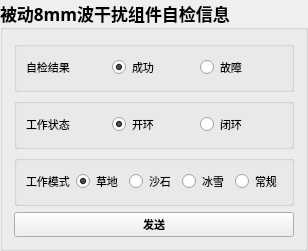
       <widget class="QGroupBox" name="groupBox_29">
        <property name="enabled">
         <bool>true</bool>
        </property>
        <property name="sizePolicy">
         <sizepolicy hsizetype="Preferred" vsizetype="Preferred">
          <horstretch>0</horstretch>
          <verstretch>0</verstretch>
         </sizepolicy>
        </property>
        <property name="minimumSize">
         <size>
          <width>0</width>
          <height>0</height>
         </size>
        </property>
        <property name="maximumSize">
         <size>
          <width>16777215</width>
          <height>16777215</height>
         </size>
        </property>
        <property name="font">
         <font>
          <family>微软雅黑</family>
          <pointsize>13</pointsize>
          <weight>75</weight>
          <bold>true</bold>
         </font>
        </property>
        <property name="mouseTracking">
         <bool>false</bool>
        </property>
        <property name="title">
         <string>被动8mm波干扰组件自检信息</string>
        </property>
        <property name="flat">
         <bool>false</bool>
        </property>
        <property name="checkable">
         <bool>false</bool>
        </property>
        <layout class="QGridLayout" name="gridLayout_10">
         <item row="0" column="0">
          <widget class="QGroupBox" name="groupBox_19">
           <property name="minimumSize">
            <size>
             <width>0</width>
             <height>0</height>
            </size>
           </property>
           <property name="maximumSize">
            <size>
             <width>16777215</width>
             <height>16777215</height>
            </size>
           </property>
           <property name="title">
            <string />
           </property>
           <layout class="QGridLayout" name="gridLayout_38">
            <item row="0" column="0">
             <layout class="QHBoxLayout" name="horizontalLayout_2">
              <item>
               <widget class="QLabel" name="label_81">
                <property name="maximumSize">
                 <size>
                  <width>80</width>
                  <height>16777215</height>
                 </size>
                </property>
                <property name="font">
                 <font>
                  <pointsize>8</pointsize>
                  <weight>50</weight>
                  <bold>false</bold>
                 </font>
                </property>
                <property name="text">
                 <string>自检结果</string>
                </property>
               </widget>
              </item>
              <item>
               <widget class="QRadioButton" name="radioButton_23">
                <property name="font">
                 <font>
                  <pointsize>8</pointsize>
                  <weight>50</weight>
                  <bold>false</bold>
                 </font>
                </property>
                <property name="text">
                 <string>成功</string>
                </property>
                <property name="checked">
                 <bool>true</bool>
                </property>
               </widget>
              </item>
              <item>
               <widget class="QRadioButton" name="radioButton_24">
                <property name="font">
                 <font>
                  <pointsize>8</pointsize>
                  <weight>50</weight>
                  <bold>false</bold>
                 </font>
                </property>
                <property name="text">
                 <string>故障</string>
                </property>
               </widget>
              </item>
             </layout>
            </item>
           </layout>
          </widget>
         </item>
         <item row="1" column="0">
          <widget class="QGroupBox" name="groupBox_20">
           <property name="sizePolicy">
            <sizepolicy hsizetype="Preferred" vsizetype="Preferred">
             <horstretch>0</horstretch>
             <verstretch>0</verstretch>
            </sizepolicy>
           </property>
           <property name="minimumSize">
            <size>
             <width>0</width>
             <height>0</height>
            </size>
           </property>
           <property name="maximumSize">
            <size>
             <width>16777215</width>
             <height>16777215</height>
            </size>
           </property>
           <property name="title">
            <string />
           </property>
           <layout class="QGridLayout" name="gridLayout_40">
            <item row="0" column="0">
             <layout class="QHBoxLayout" name="horizontalLayout_10">
              <item>
               <widget class="QLabel" name="label_123">
                <property name="maximumSize">
                 <size>
                  <width>80</width>
                  <height>16777215</height>
                 </size>
                </property>
                <property name="font">
                 <font>
                  <pointsize>8</pointsize>
                  <weight>50</weight>
                  <bold>false</bold>
                 </font>
                </property>
                <property name="text">
                 <string>工作状态</string>
                </property>
               </widget>
              </item>
              <item>
               <widget class="QRadioButton" name="radioButton_25">
                <property name="font">
                 <font>
                  <pointsize>8</pointsize>
                  <weight>50</weight>
                  <bold>false</bold>
                 </font>
                </property>
                <property name="text">
                 <string>开环</string>
                </property>
                <property name="checked">
                 <bool>true</bool>
                </property>
               </widget>
              </item>
              <item>
               <widget class="QRadioButton" name="radioButton_26">
                <property name="font">
                 <font>
                  <pointsize>8</pointsize>
                  <weight>50</weight>
                  <bold>false</bold>
                 </font>
                </property>
                <property name="text">
                 <string>闭环</string>
                </property>
               </widget>
              </item>
             </layout>
            </item>
           </layout>
          </widget>
         </item>
         <item row="2" column="0">
          <widget class="QGroupBox" name="groupBox_21">
           <property name="title">
            <string />
           </property>
           <layout class="QGridLayout" name="gridLayout_34">
            <item row="0" column="0">
             <layout class="QHBoxLayout" name="horizontalLayout_11">
              <item>
               <widget class="QLabel" name="label_124">
                <property name="maximumSize">
                 <size>
                  <width>80</width>
                  <height>16777215</height>
                 </size>
                </property>
                <property name="font">
                 <font>
                  <pointsize>8</pointsize>
                  <weight>50</weight>
                  <bold>false</bold>
                 </font>
                </property>
                <property name="text">
                 <string>工作模式</string>
                </property>
               </widget>
              </item>
              <item>
               <widget class="QRadioButton" name="radioButton_Grassland">
                <property name="minimumSize">
                 <size>
                  <width>0</width>
                  <height>0</height>
                 </size>
                </property>
                <property name="font">
                 <font>
                  <pointsize>8</pointsize>
                  <weight>50</weight>
                  <bold>false</bold>
                 </font>
                </property>
                <property name="text">
                 <string>草地</string>
                </property>
                <property name="checked">
                 <bool>true</bool>
                </property>
               </widget>
              </item>
              <item>
               <widget class="QRadioButton" name="radioButton_SandAndGravel">
                <property name="font">
                 <font>
                  <pointsize>8</pointsize>
                  <weight>50</weight>
                  <bold>false</bold>
                 </font>
                </property>
                <property name="text">
                 <string>沙石</string>
                </property>
               </widget>
              </item>
              <item>
               <widget class="QRadioButton" name="radioButton_SnowAndIce">
                <property name="font">
                 <font>
                  <pointsize>8</pointsize>
                  <weight>50</weight>
                  <bold>false</bold>
                 </font>
                </property>
                <property name="text">
                 <string>冰雪</string>
                </property>
               </widget>
              </item>
              <item>
               <widget class="QRadioButton" name="radioButton_Routine">
                <property name="font">
                 <font>
                  <pointsize>8</pointsize>
                  <weight>50</weight>
                  <bold>false</bold>
                 </font>
                </property>
                <property name="text">
                 <string>常规</string>
                </property>
               </widget>
              </item>
             </layout>
            </item>
           </layout>
          </widget>
         </item>
         <item row="3" column="0">
          <widget class="QtMaterialFlatButton" name="pushButton_19">
           <property name="font">
            <font>
             <pointsize>8</pointsize>
            </font>
           </property>
           <property name="text">
            <string>发送</string>
           </property>
          </widget>
         </item>
        </layout>
       </widget>
